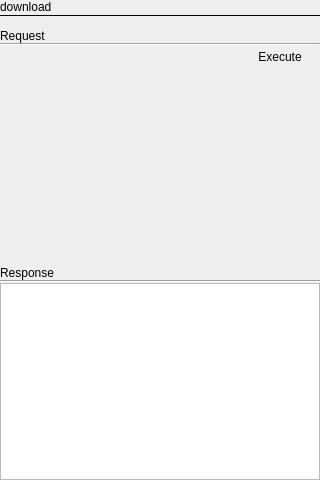
<?xml version="1.0" encoding="UTF-8"?>
<ui version="4.0">
 <class>PageDownload</class>
 <widget class="QWidget" name="PageDownload">
  <property name="geometry">
   <rect>
    <x>0</x>
    <y>0</y>
    <width>320</width>
    <height>480</height>
   </rect>
  </property>
  <property name="windowTitle">
   <string>Form</string>
  </property>
  <layout class="QVBoxLayout" name="verticalLayout_3">
   <property name="spacing">
    <number>0</number>
   </property>
   <property name="leftMargin">
    <number>0</number>
   </property>
   <property name="topMargin">
    <number>0</number>
   </property>
   <property name="rightMargin">
    <number>0</number>
   </property>
   <property name="bottomMargin">
    <number>0</number>
   </property>
   <item>
    <widget class="QLabel" name="label_14">
     <property name="text">
      <string>download</string>
     </property>
    </widget>
   </item>
   <item>
    <widget class="Line" name="line_9">
     <property name="frameShadow">
      <enum>QFrame::Plain</enum>
     </property>
     <property name="orientation">
      <enum>Qt::Horizontal</enum>
     </property>
    </widget>
   </item>
   <item>
    <spacer name="verticalSpacer_3">
     <property name="orientation">
      <enum>Qt::Vertical</enum>
     </property>
     <property name="sizeType">
      <enum>QSizePolicy::Fixed</enum>
     </property>
     <property name="sizeHint" stdset="0">
      <size>
       <width>20</width>
       <height>12</height>
      </size>
     </property>
    </spacer>
   </item>
   <item>
    <widget class="QLabel" name="label_8">
     <property name="text">
      <string>Request</string>
     </property>
    </widget>
   </item>
   <item>
    <widget class="Line" name="line_4">
     <property name="orientation">
      <enum>Qt::Horizontal</enum>
     </property>
    </widget>
   </item>
   <item>
    <layout class="QHBoxLayout" name="horizontalLayout_4">
     <property name="spacing">
      <number>0</number>
     </property>
     <item>
      <spacer name="horizontalSpacer_3">
       <property name="orientation">
        <enum>Qt::Horizontal</enum>
       </property>
       <property name="sizeHint" stdset="0">
        <size>
         <width>40</width>
         <height>20</height>
        </size>
       </property>
      </spacer>
     </item>
     <item>
      <widget class="QPushButton" name="executeReqest">
       <property name="styleSheet">
        <string notr="true">QPushButton:hover { background-color: rgba(255,255,255,0.8); border: none; }</string>
       </property>
       <property name="text">
        <string>Execute</string>
       </property>
       <property name="flat">
        <bool>true</bool>
       </property>
      </widget>
     </item>
    </layout>
   </item>
   <item>
    <spacer name="verticalSpacer_7">
     <property name="orientation">
      <enum>Qt::Vertical</enum>
     </property>
     <property name="sizeHint" stdset="0">
      <size>
       <width>20</width>
       <height>158</height>
      </size>
     </property>
    </spacer>
   </item>
   <item>
    <widget class="QLabel" name="label_13">
     <property name="text">
      <string>Response</string>
     </property>
    </widget>
   </item>
   <item>
    <widget class="Line" name="line_10">
     <property name="orientation">
      <enum>Qt::Horizontal</enum>
     </property>
    </widget>
   </item>
   <item>
    <widget class="QPlainTextEdit" name="plainTextEdit_3">
     <property name="readOnly">
      <bool>true</bool>
     </property>
    </widget>
   </item>
  </layout>
 </widget>
 <resources/>
 <connections/>
</ui>
